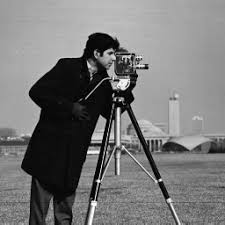
%> input picture matlab/test_data/image.jpg, 225 x 225 px
$ octave SoftCast.m   (GNU Octave 9; MATLAB toolbox functions it lacks are replaced by stand-ins)
%> lines starting %> are read from the running program, lines starting %| are printed output that depends on the picture
%clear all;
%image
picture = imread('test_data/image.jpg');
%> picture is the input picture: size 225x225x3 uint8; min 0, max 255, mean 118.8
pictureGrayScale = im2double(rgb2gray(picture));
%dct
pictureGrayScaleNorm = pictureGrayScale - mean(pictureGrayScale(:));
dctpicture = dct2(pictureGrayScaleNorm);
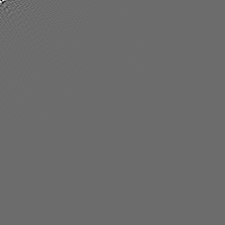
%> dctpicture: size 225x225 double; min -14.6, max 19.65, mean 0.000595; drawn with min black and max white


%chunks
thresh = 0.00001;
chunkSize = [25 25];
iSize = size(dctpicture,1)/chunkSize(1);
%> iSize = 9
jSize = size(dctpicture,2)/chunkSize(2);
%> jSize = 9
pictureChunks = zeros(iSize,jSize);
pictureChunksVar = zeros(iSize,jSize);

for i = 1:iSize
    for j = 1: jSize
        chunk = (dctpicture(chunkSize(1)*(i-1)+1:chunkSize(1)*(i-1)+chunkSize(1),...
            chunkSize(2)*(j-1)+1:chunkSize(2)*(j-1)+chunkSize(2)));
        pictureChunks(i,j) = mean(chunk(:));
        pictureChunksVar(i,j) = var(chunk(:));
    end
end
%> after the loop, pictureChunks = [0.0492 -0.000991 -0.00026 -0.000187 -0.000634 0.000246 3.24e-05 0.000412 -0.000479; 0.000458 0.000409 0.000106 7.76e-05 0.000371 -7.12e-06 -5.64e-05 -0.000218 0.000426; 0.000185 0.000277 -0.000291 0.000143 -0.000166 -8.33e-05 6.61e-05 3.69e-05 -0.000324; -0.000637 -0.000355 0.000177 8.96e-05 0.000122 0.000178 -6.81e-05 9.83e-05 0.00011; 9.22e-05 0.000429 -0.000221 -0.000121 -0.000164 -0.000121 5.89e-05 -7e-05 0.000108; -0.000236 -5.04e-06 0.000248 -3.32e-05 5.49e-05 -6.87e-05 -4.17e-05 6.85e-05 -0.000164; -3.65e-07 -0.000209 9.23e-05 4.38e-05 9.69e-06 7.45e-05 -8.14e-05 -1.51e-05 1.33e-05; 0.000134 7.26e-05 -9.15e-05 2.2e-05 4.34e-05 -4.37e-05 7.86e-05 2.44e-05 -5.59e-06; -0.000193 4.23e-05 -2.33e-05 1.44e-05 1.24e-05 -3.06e-05 2.25e-05 -7.73e-05 4.97e-05]; pictureChunksVar = [4.01 0.204 0.0834 0.0411 0.0216 0.00624 0.00395 0.00229 0.00195; 0.0953 0.0413 0.0251 0.0175 0.0139 0.0111 0.00835 0.00405 0.00196; 0.0247 0.0155 0.0125 0.00636 0.00625 0.00647 0.00303 0.0023 0.00215; 0.0185 0.00629 0.00512 0.00682 0.00392 0.0015 0.00128 0.00175 0.00149; 0.0117 0.00356 0.00286 0.00186 0.0041 0.00179 0.000833 0.000676 0.000744; 0.00684 0.0021 0.00141 0.00109 0.00118 0.00184 0.000917 0.000414 0.000415; 0.00501 0.00154 0.000801 0.000808 0.000695 0.000547 0.000559 0.000385 0.000247; 0.00222 0.000828 0.000641 0.000538 0.000328 0.000254 0.000189 0.000269 0.000173; 0.00202 0.000529 0.000389 0.000357 0.000277 0.000177 0.000147 0.000172 0.000155]


%reject near zero chunks
rejectMatrix = abs(pictureChunksVar) > thresh;
%> rejectMatrix = [true true true true true true true true true; true true true true true true true true true; true true true true true true true true true; true true true true true true true true true; true true true true true true true true true; true true true true true true true true true; true true true true true true true true true; true true true true true true true true true; true true true true true true true true true]
chunkVarVec = pictureChunksVar(rejectMatrix == 1);
%> chunkVarVec = 81 values, max 4.01 at index 1, min 0.000147 at index 63, mean 0.0591


%g calculation
P = 1;
%P = sum(abs(dctpicture(:)));

idxEnc = 1;
idxVar = 1;
y = zeros(sum(rejectMatrix(:)),1);
gEnc = zeros(length(chunkVarVec),1);
for iIdx = 1 : iSize
    for jIdx = 1 : jSize
        if rejectMatrix(iIdx,jIdx) == 1
            gEnc(idxVar) = (chunkVarVec(idxVar)^-1/4)*sqrt(P/sum(sqrt(chunkVarVec(:))));
            for iChunk = 1 : chunkSize(1)
                for jChunk = 1 : chunkSize(2)
                    y(idxEnc) = gEnc(idxVar)*dctpicture((iIdx-1)*iSize+iChunk,(jIdx-1)*jSize+jChunk);
                    idxEnc = idxEnc + 1;
                end
            end
            idxVar = idxVar + 1;
        end
    end
end
%> after the loop, gEnc = 81 values, max 626.7 at index 63, min 0.0229 at index 1, mean 115.4; idxEnc = 50626; idxVar = 82


%decoder
%metadata
metadata.picSize = size(pictureGrayScale);
%> metadata.picSize = [225 225]
metadata.chunkSize = chunkSize;
metadata.matrix = rejectMatrix;
%> metadata.matrix has the same summary as rejectMatrix
metadata.picMean = mean(pictureGrayScale(:));
%> metadata.picMean = 0.466
metadata.lambda = chunkVarVec;
%> metadata.lambda has the same summary as chunkVarVec


PRx = P; %fixed


%add noise
SNRVec = [0 : 50];
%SNRVec = 100;
psnrVec = zeros(size(SNRVec));
%> (the run ends here)
